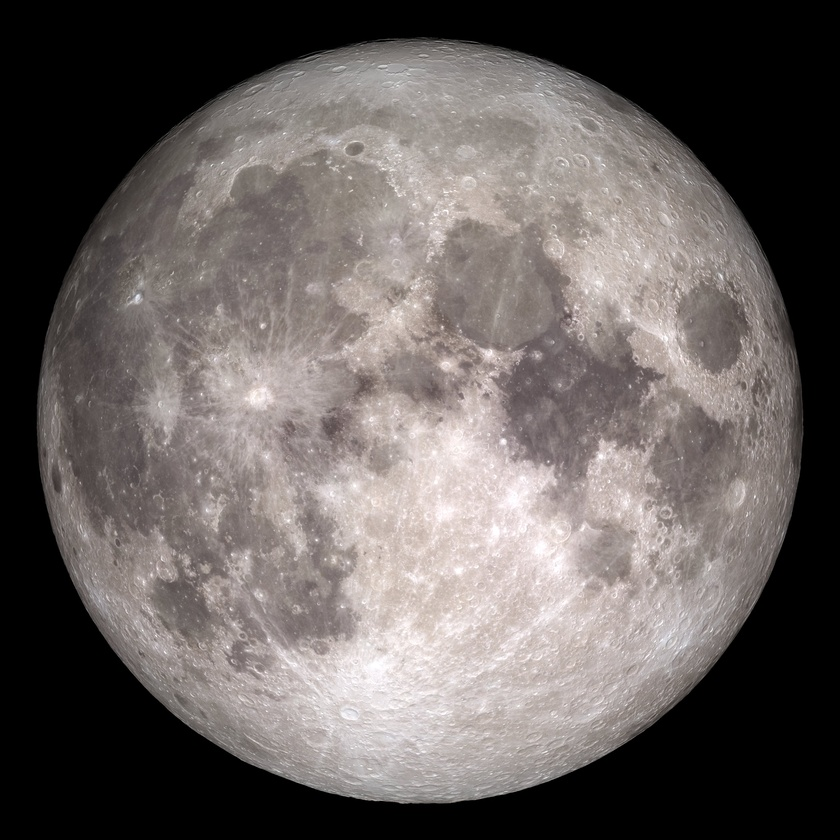
#> input picture Week 4 (Image Processing Part-2)/Media/M4/moon.jpg, 840 x 840 px, shrunk from 3240 x 3240 before the run, found by its file name
$ jupyter execute '4.10 ColorMaps .ipynb'
#> lines starting #> are read from the running program, lines starting #| are printed output that depends on the picture
# <center><font style="color:rgb(100,109,254)"> ColorMaps </font><center>

[cell 1]
import cv2
import numpy as np
from matplotlib import pyplot as plt

## <font style="color:rgb(134,19,348)">  ColorMaps </font>

We have already seen color Maps in the OpenCV's first notebook where we met the default map of `Viridis` in matplotlib and we changed to `Grayscale` color map.

Now Linear data, or single intensity based data is often shown in interesting color maps, this is more useful, more appealing to the human eye and information is easily digested this way. A common example is how the temperature data of various cities is shown in color maps instead of boring single channel grayscale maps (where small changes are hardly  perceivable), in these color maps blue area represents the cooler areas and red represents the hotter areas.

## <font style="color:rgb(134,19,348)">  Applying Color Maps in OpenCV  </font>
Now in OpenCV you can transform grayscale images to different ColorMaps 20 available color maps to be exact using `cv2.applyColorMap()` function. lets apply a color map to an image of Moon. you have to pass in the name of the color map you want to apply or you can just pass in index (from 0-19) of the map.

You can list of all available color maps and their codes [here](https://docs.opencv.org/4.1.0/d3/d50/group__imgproc__colormap.html#ga9a805d8262bcbe273f16be9ea2055a65)

[cell 2]
image = cv2.imread("media/M4/moon.jpg",0)
#> image: shape (840, 840); min 0, max 255, mean 98.2

# lets apply the PLASMA color map, PLASMA is `4`
color = cv2.applyColorMap(image, cv2.COLORMAP_PLASMA)
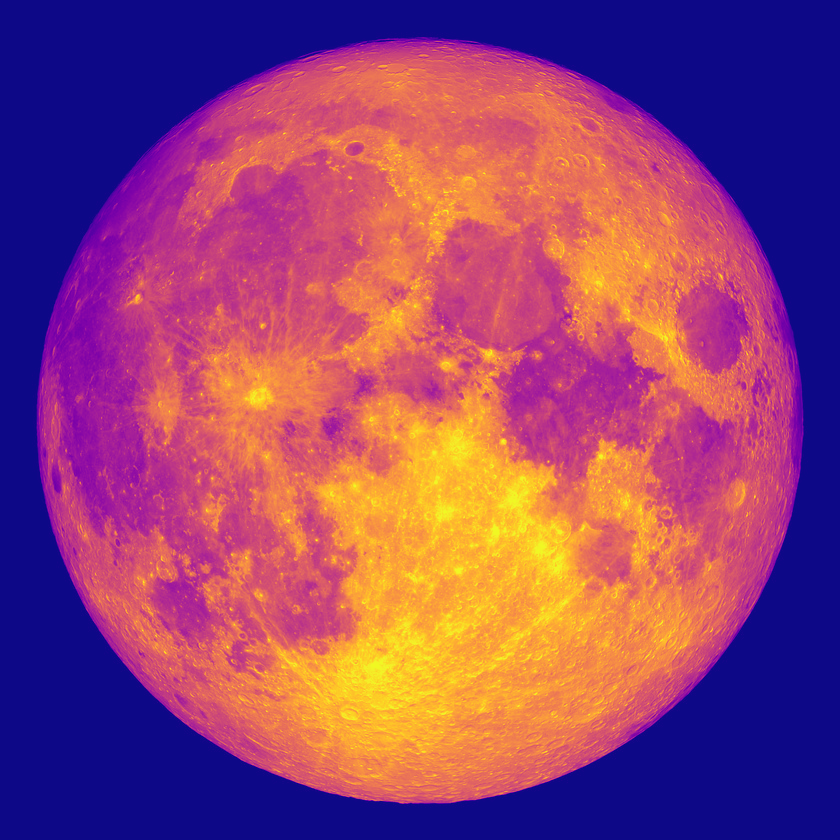
#> color: shape (840, 840, 3); mean B, G, R 112.5, 68.1, 145.3

plt.figure(figsize=[23,23])
plt.subplot(121);plt.imshow(image,cmap='gray');plt.title("Normal");plt.axis('off');
plt.subplot(122);plt.imshow(color[...,::-1]);plt.title("Color Map");plt.axis('off');
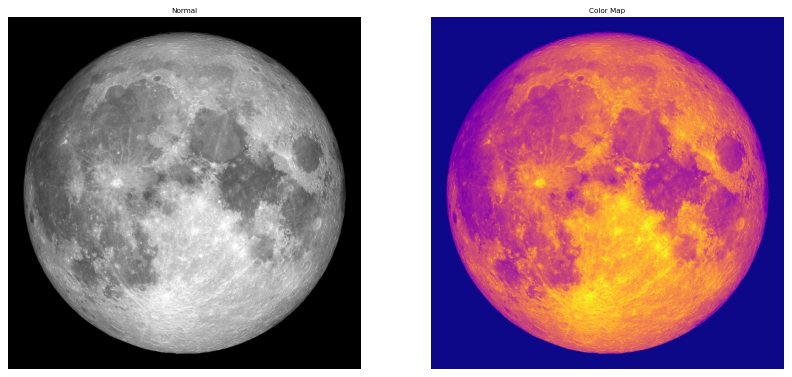
#> figure drawn by matplotlib, 2 panels

$ run again, with Week 4 (Image Processing Part-2)/Media/M4/MsWatson.jpg copied over Week 4 (Image Processing Part-2)/Media/M4/moon.jpg
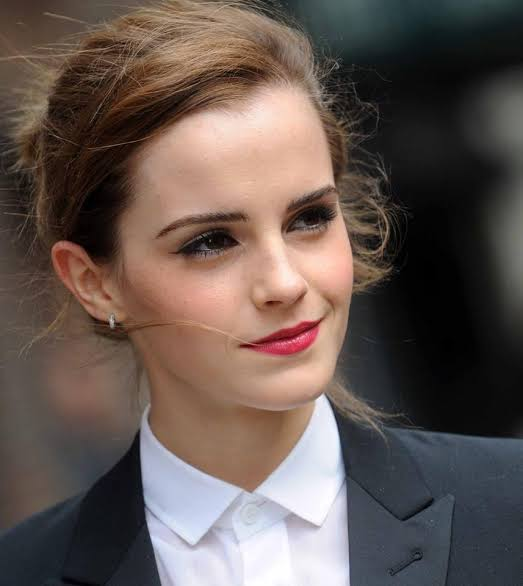
#> input picture Week 4 (Image Processing Part-2)/Media/M4/MsWatson.jpg, 523 x 586 px, found by its file name
#> `color = cv2.applyColorMap(image, cv2.COLORMAP_PLASMA)`:
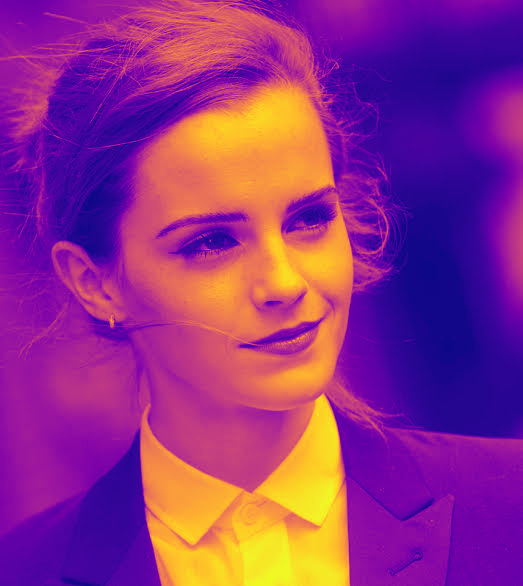
#> color: shape (586, 523, 3); mean B, G, R 134.1, 47.4, 144.5
#> `[cell 2] image = cv2.imread("media/M4/moon.jpg",0)  # lets apply the P..`:
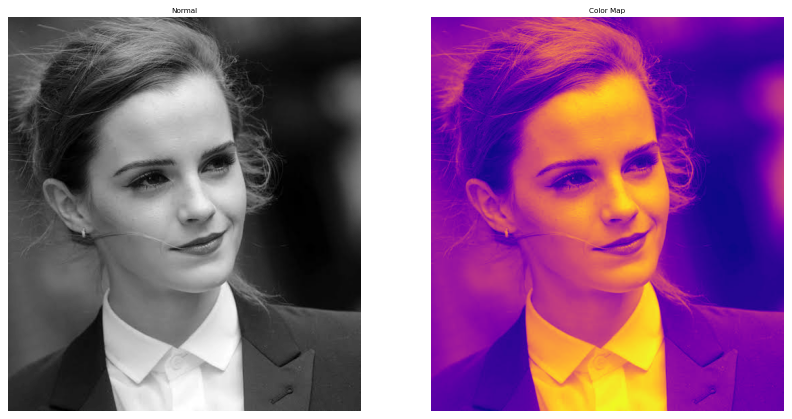
#> figure drawn by matplotlib, 2 panels

$ run again, with Week 4 (Image Processing Part-2)/Media/M4/Trump1.jpg copied over Week 4 (Image Processing Part-2)/Media/M4/moon.jpg
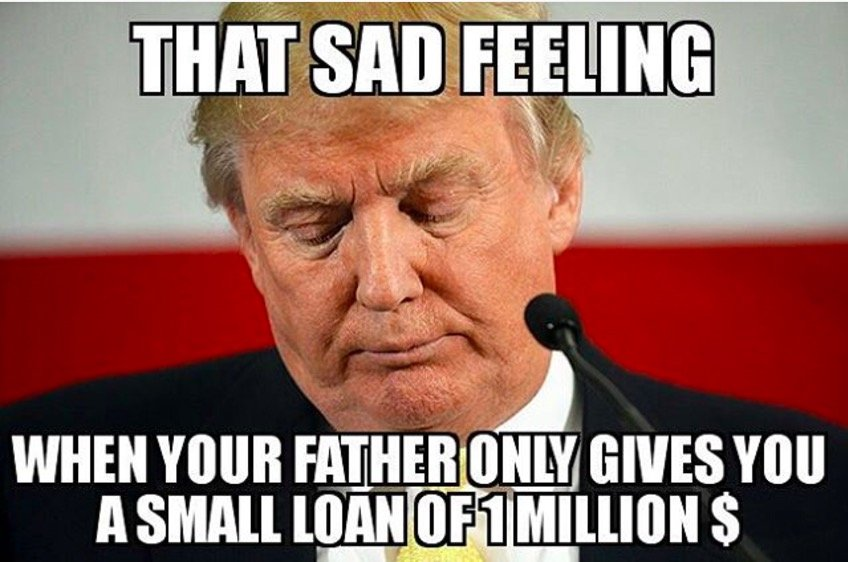
#> input picture Week 4 (Image Processing Part-2)/Media/M4/Trump1.jpg, 848 x 562 px, found by its file name
#> `color = cv2.applyColorMap(image, cv2.COLORMAP_PLASMA)`:
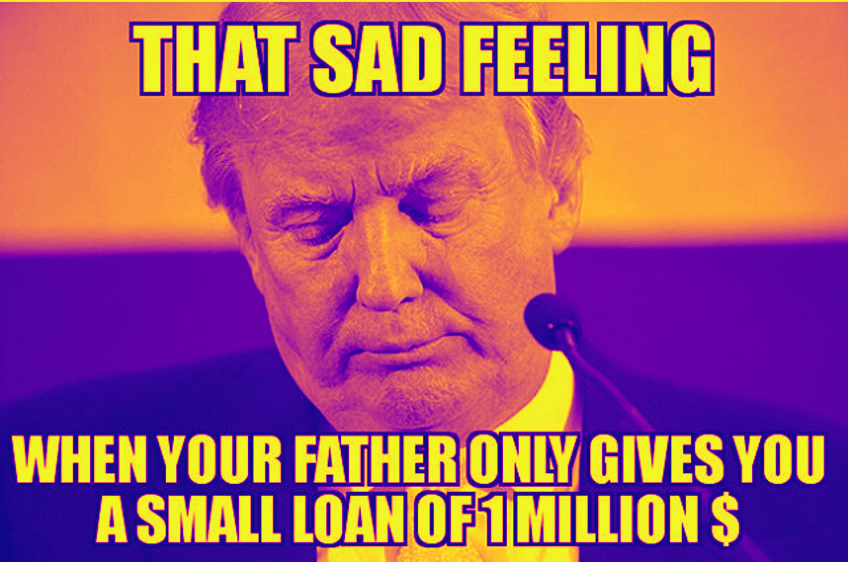
#> color: shape (562, 848, 3); mean B, G, R 108.4, 88.5, 169.3
#> `[cell 2] image = cv2.imread("media/M4/moon.jpg",0)  # lets apply the P..`:
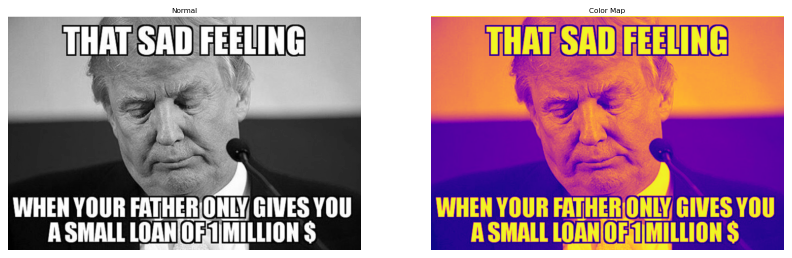
#> figure drawn by matplotlib, 2 panels

$ run again, with Week 4 (Image Processing Part-2)/Media/M4/apple.jpg copied over Week 4 (Image Processing Part-2)/Media/M4/moon.jpg
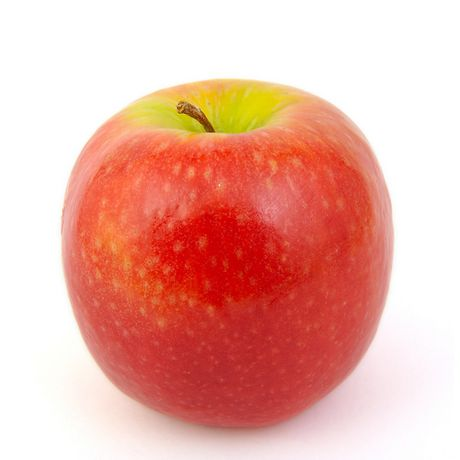
#> input picture Week 4 (Image Processing Part-2)/Media/M4/apple.jpg, 460 x 460 px, found by its file name
#> `color = cv2.applyColorMap(image, cv2.COLORMAP_PLASMA)`:
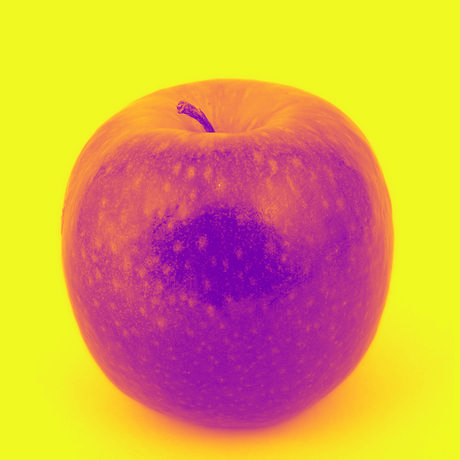
#> color: shape (460, 460, 3); mean B, G, R 74.7, 163.2, 220.5
#> `[cell 2] image = cv2.imread("media/M4/moon.jpg",0)  # lets apply the P..`:
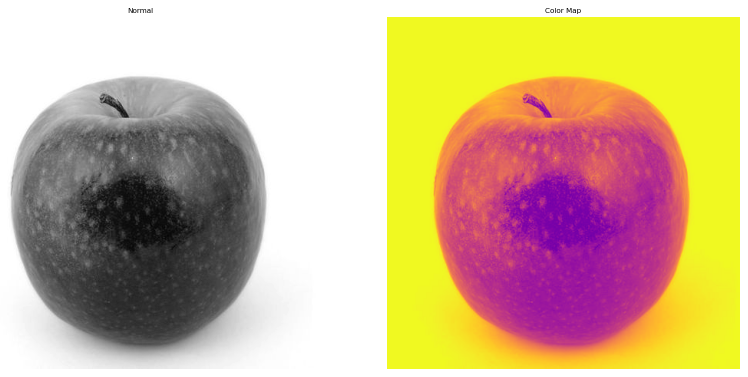
#> figure drawn by matplotlib, 2 panels
